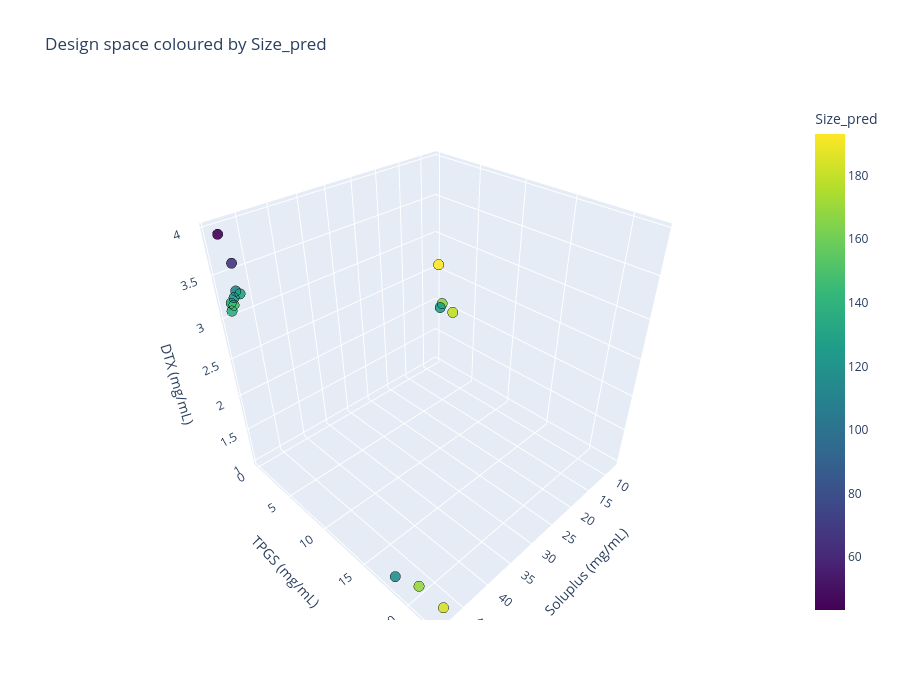
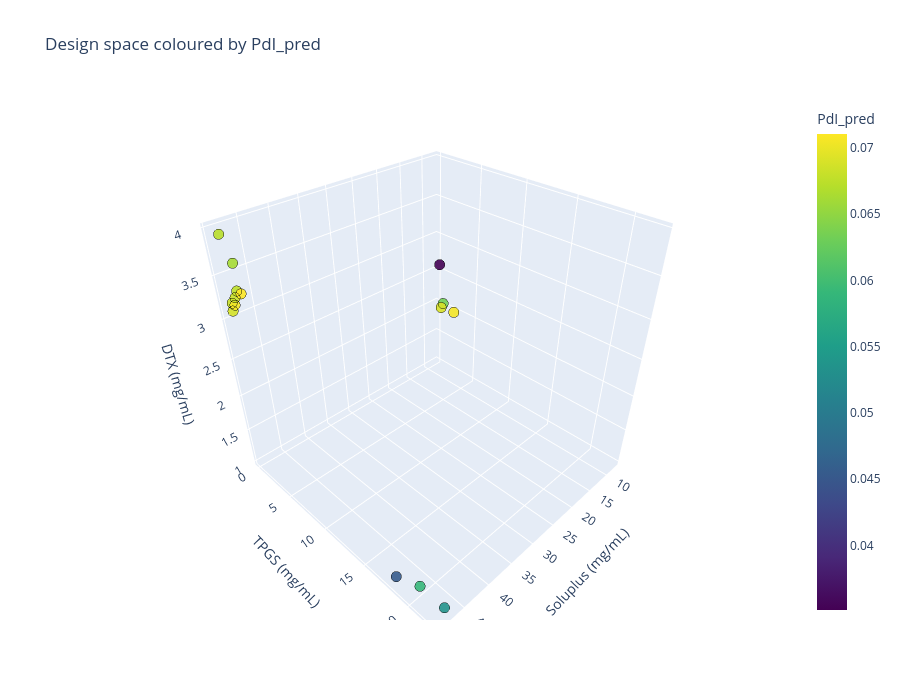
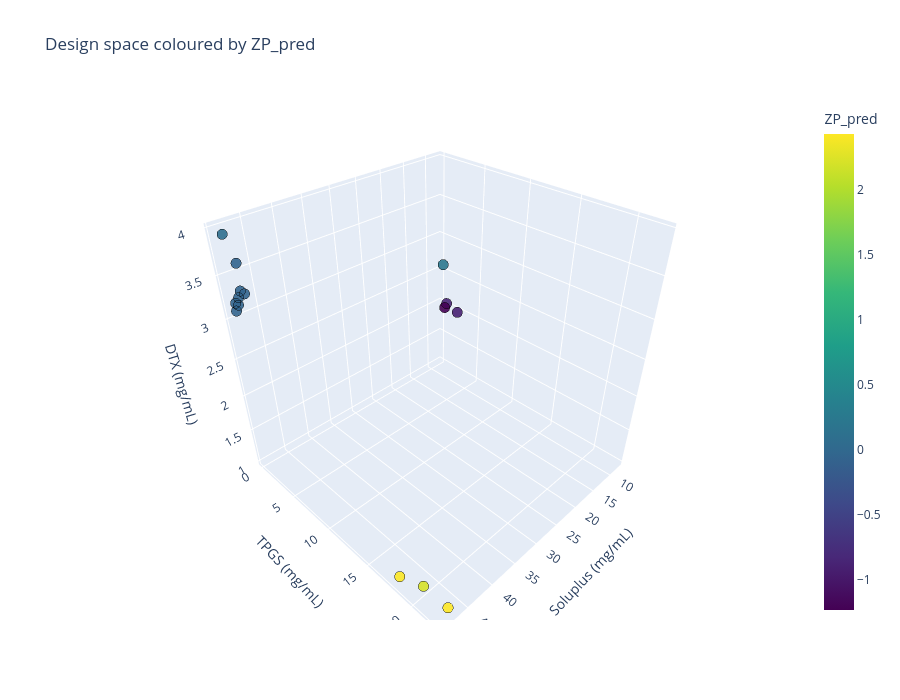
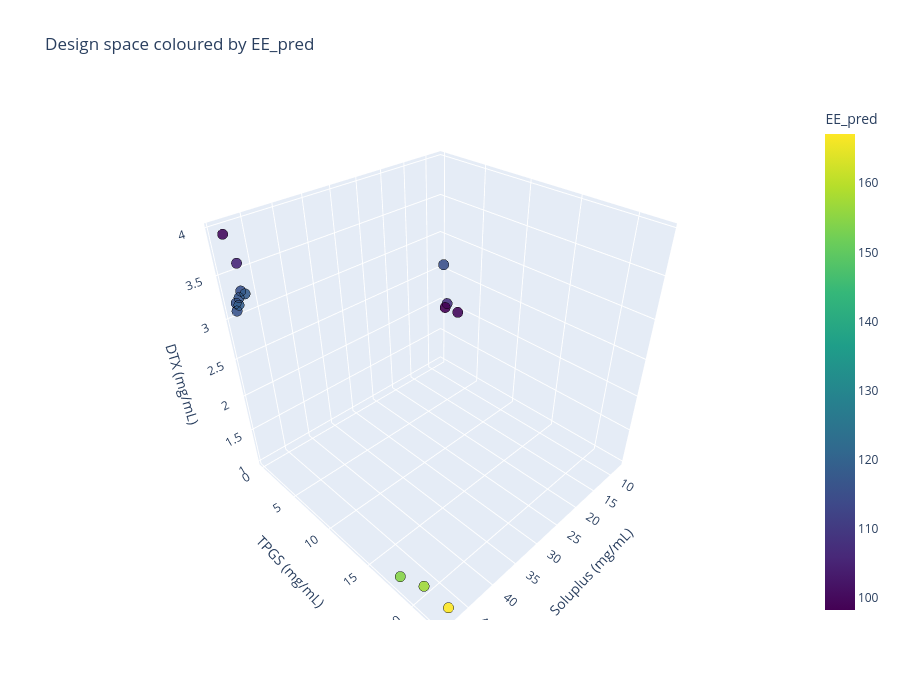

Notebook code for these charts, in order:
### Code cell
for var in variables_pred:

    fig = go.Figure()

    fig.add_trace(go.Scatter3d(
        x=df_R1["Soluplus_mg_ml"],
        y=df_R1["TPGS_mg_ml"],
        z=df_R1["DTX_mg_ml"],
        mode='markers',
        marker=dict(
            size=6,
            color=df_R1[var], 
            colorscale='Viridis',
            colorbar=dict(title=var),
            line=dict(color='black', width=0.5),
            opacity=0.9
        ),
        name=var
    ))

    fig.update_layout(
        title=f"Design space coloured by {var}",
        scene=dict(
            xaxis=dict(title="Soluplus (mg/mL)"),
            yaxis=dict(title="TPGS (mg/mL)"),
            zaxis=dict(title="DTX (mg/mL)")
        ),
        width=900,
        height=700
    )

    fig.show()

### Figure 1 — Plotly figure (JSON) as saved in the notebook; plotly's stock layout.template omitted (floating-point values rounded to 4 significant figures)
{"data": [{"marker": {"color": [43.4, 67.11, 134.3, 137.5, 146.7, 111.5, 122.3, 130.1, 118.1, 169.5, 183.7, 193.1, 165.2, 125.8, 179.0], "colorbar": {"title": {"text": "Size_pred"}}, "colorscale": [[0, "#440154"], [0.1111, "#482878"], [0.2222, "#3e4989"], [0.3333, "#31688e"], [0.4444, "#26828e"], [0.5556, "#1f9e89"], [0.6667, "#35b779"], [0.7778, "#6ece58"], [0.8889, "#b5de2b"], [1, "#fde725"]], "line": {"color": "black", "width": 0.5}, "opacity": 0.9, "size": 6}, "mode": "markers", "name": "Size_pred", "type": "scatter3d", "x": [49.0, 49.0, 49.0, 49.0, 49.0, 49.0, 49.0, 49.0, 49.0, 48.0, 47.52, 8.299, 7.866, 7.862, 7.807], "y": [0.53, 1.76, 0.3, 0.16, 0.72, 1.5, 1.0, 2.1, 18.0, 20.0, 22.25, 0.852, 1.132, 0.856, 2.647], "z": [3.95, 3.71, 3.2, 3.1, 3.2, 3.4, 3.3, 3.4, 1.06, 1.1, 1.033, 2.631, 2.046, 1.968, 1.99]}], "layout": {"height": 700, "scene": {"xaxis": {"title": {"text": "Soluplus (mg/mL)"}}, "yaxis": {"title": {"text": "TPGS (mg/mL)"}}, "zaxis": {"title": {"text": "DTX (mg/mL)"}}}, "title": {"text": "Design space coloured by Size_pred"}, "width": 900}}

### Figure 2 — Plotly figure (JSON) as saved in the notebook; plotly's stock layout.template omitted (floating-point values rounded to 4 significant figures)
{"data": [{"marker": {"color": [0.06726, 0.06627, 0.06818, 0.06877, 0.07043, 0.06754, 0.06821, 0.07106, 0.04558, 0.05913, 0.05354, 0.03512, 0.06322, 0.06901, 0.07061], "colorbar": {"title": {"text": "PdI_pred"}}, "colorscale": [[0, "#440154"], [0.1111, "#482878"], [0.2222, "#3e4989"], [0.3333, "#31688e"], [0.4444, "#26828e"], [0.5556, "#1f9e89"], [0.6667, "#35b779"], [0.7778, "#6ece58"], [0.8889, "#b5de2b"], [1, "#fde725"]], "line": {"color": "black", "width": 0.5}, "opacity": 0.9, "size": 6}, "mode": "markers", "name": "PdI_pred", "type": "scatter3d", "x": [49.0, 49.0, 49.0, 49.0, 49.0, 49.0, 49.0, 49.0, 49.0, 48.0, 47.52, 8.299, 7.866, 7.862, 7.807], "y": [0.53, 1.76, 0.3, 0.16, 0.72, 1.5, 1.0, 2.1, 18.0, 20.0, 22.25, 0.852, 1.132, 0.856, 2.647], "z": [3.95, 3.71, 3.2, 3.1, 3.2, 3.4, 3.3, 3.4, 1.06, 1.1, 1.033, 2.631, 2.046, 1.968, 1.99]}], "layout": {"height": 700, "scene": {"xaxis": {"title": {"text": "Soluplus (mg/mL)"}}, "yaxis": {"title": {"text": "TPGS (mg/mL)"}}, "zaxis": {"title": {"text": "DTX (mg/mL)"}}}, "title": {"text": "Design space coloured by PdI_pred"}, "width": 900}}

### Figure 3 — Plotly figure (JSON) as saved in the notebook; plotly's stock layout.template omitted (floating-point values rounded to 4 significant figures)
{"data": [{"marker": {"color": [0.07915, -0.06011, -0.05838, -0.06294, -0.04591, -0.04588, -0.04877, -0.06342, 2.42, 2.216, 2.433, 0.2251, -0.865, -1.235, -0.8952], "colorbar": {"title": {"text": "ZP_pred"}}, "colorscale": [[0, "#440154"], [0.1111, "#482878"], [0.2222, "#3e4989"], [0.3333, "#31688e"], [0.4444, "#26828e"], [0.5556, "#1f9e89"], [0.6667, "#35b779"], [0.7778, "#6ece58"], [0.8889, "#b5de2b"], [1, "#fde725"]], "line": {"color": "black", "width": 0.5}, "opacity": 0.9, "size": 6}, "mode": "markers", "name": "ZP_pred", "type": "scatter3d", "x": [49.0, 49.0, 49.0, 49.0, 49.0, 49.0, 49.0, 49.0, 49.0, 48.0, 47.52, 8.299, 7.866, 7.862, 7.807], "y": [0.53, 1.76, 0.3, 0.16, 0.72, 1.5, 1.0, 2.1, 18.0, 20.0, 22.25, 0.852, 1.132, 0.856, 2.647], "z": [3.95, 3.71, 3.2, 3.1, 3.2, 3.4, 3.3, 3.4, 1.06, 1.1, 1.033, 2.631, 2.046, 1.968, 1.99]}], "layout": {"height": 700, "scene": {"xaxis": {"title": {"text": "Soluplus (mg/mL)"}}, "yaxis": {"title": {"text": "TPGS (mg/mL)"}}, "zaxis": {"title": {"text": "DTX (mg/mL)"}}}, "title": {"text": "Design space coloured by ZP_pred"}, "width": 900}}

### Figure 4 — Plotly figure (JSON) as saved in the notebook; plotly's stock layout.template omitted (floating-point values rounded to 4 significant figures)
{"data": [{"marker": {"color": [100.4, 105.7, 116.3, 116.3, 119.1, 115.9, 117.0, 118.4, 154.5, 157.2, 167.1, 115.5, 107.7, 98.3, 100.1], "colorbar": {"title": {"text": "EE_pred"}}, "colorscale": [[0, "#440154"], [0.1111, "#482878"], [0.2222, "#3e4989"], [0.3333, "#31688e"], [0.4444, "#26828e"], [0.5556, "#1f9e89"], [0.6667, "#35b779"], [0.7778, "#6ece58"], [0.8889, "#b5de2b"], [1, "#fde725"]], "line": {"color": "black", "width": 0.5}, "opacity": 0.9, "size": 6}, "mode": "markers", "name": "EE_pred", "type": "scatter3d", "x": [49.0, 49.0, 49.0, 49.0, 49.0, 49.0, 49.0, 49.0, 49.0, 48.0, 47.52, 8.299, 7.866, 7.862, 7.807], "y": [0.53, 1.76, 0.3, 0.16, 0.72, 1.5, 1.0, 2.1, 18.0, 20.0, 22.25, 0.852, 1.132, 0.856, 2.647], "z": [3.95, 3.71, 3.2, 3.1, 3.2, 3.4, 3.3, 3.4, 1.06, 1.1, 1.033, 2.631, 2.046, 1.968, 1.99]}], "layout": {"height": 700, "scene": {"xaxis": {"title": {"text": "Soluplus (mg/mL)"}}, "yaxis": {"title": {"text": "TPGS (mg/mL)"}}, "zaxis": {"title": {"text": "DTX (mg/mL)"}}}, "title": {"text": "Design space coloured by EE_pred"}, "width": 900}}
